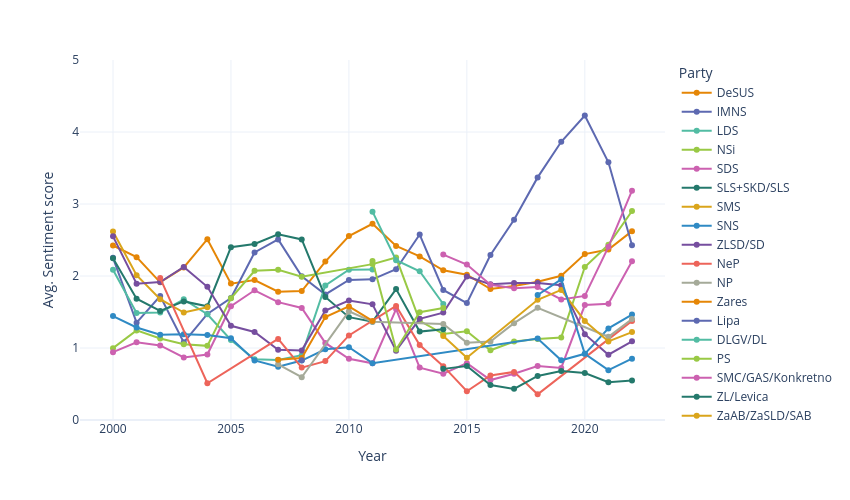

The cell this chart's notebook holds for it:
### Code cell
fig=px.line(party_sent, x="Year", y="Senti_n", color="Parties", markers=True, 
            color_discrete_sequence=px.colors.qualitative.Vivid)
fig.update_layout(
    height=500,  
    width=850,
    yaxis=dict(range=[0, 5]),

    yaxis_title='Avg. Sentiment score',
    legend_title='Party',
    template='plotly_white',
)

fig.show()

### Figure 1 — Plotly figure (JSON) as saved in the notebook; plotly's stock layout.template omitted (floating-point values rounded to 4 significant figures)
{"data": [{"hovertemplate": "Parties=DeSUS<br>Year=%{x}<br>Senti_n=%{y}<extra></extra>", "legendgroup": "DeSUS", "line": {"color": "rgb(229, 134, 6)", "dash": "solid"}, "marker": {"symbol": "circle"}, "mode": "lines+markers", "name": "DeSUS", "orientation": "v", "showlegend": true, "type": "scatter", "x": [2000, 2001, 2002, 2003, 2004, 2005, 2006, 2007, 2008, 2009, 2010, 2011, 2012, 2013, 2014, 2015, 2016, 2017, 2018, 2019, 2020, 2021, 2022], "xaxis": "x", "y": [2.424, 2.262, 1.912, 2.119, 2.511, 1.894, 1.945, 1.782, 1.79, 2.201, 2.554, 2.725, 2.417, 2.272, 2.078, 2.018, 1.82, 1.862, 1.92, 2.003, 2.304, 2.368, 2.623], "yaxis": "y"}, {"hovertemplate": "Parties=IMNS<br>Year=%{x}<br>Senti_n=%{y}<extra></extra>", "legendgroup": "IMNS", "line": {"color": "rgb(93, 105, 177)", "dash": "solid"}, "marker": {"symbol": "circle"}, "mode": "lines+markers", "name": "IMNS", "orientation": "v", "showlegend": true, "type": "scatter", "x": [2000, 2001, 2002, 2003, 2004, 2005, 2006, 2007, 2008, 2009, 2010, 2011, 2012, 2013, 2014, 2015, 2016, 2017, 2018, 2019, 2020, 2021, 2022], "xaxis": "x", "y": [2.252, 1.352, 1.722, 1.078, 1.473, 1.694, 2.327, 2.508, 1.996, 1.744, 1.945, 1.954, 2.093, 2.576, 1.807, 1.624, 2.291, 2.781, 3.37, 3.864, 4.229, 3.579, 2.428], "yaxis": "y"}, {"hovertemplate": "Parties=LDS<br>Year=%{x}<br>Senti_n=%{y}<extra></extra>", "legendgroup": "LDS", "line": {"color": "rgb(82, 188, 163)", "dash": "solid"}, "marker": {"symbol": "circle"}, "mode": "lines+markers", "name": "LDS", "orientation": "v", "showlegend": true, "type": "scatter", "x": [2000, 2001, 2002, 2003, 2004, 2005, 2006, 2007, 2008, 2009, 2010, 2011], "xaxis": "x", "y": [2.085, 1.487, 1.495, 1.675, 1.469, 1.111, 0.8422, 0.8327, 0.9009, 1.868, 2.088, 2.091], "yaxis": "y"}, {"hovertemplate": "Parties=NSi<br>Year=%{x}<br>Senti_n=%{y}<extra></extra>", "legendgroup": "NSi", "line": {"color": "rgb(153, 201, 69)", "dash": "solid"}, "marker": {"symbol": "circle"}, "mode": "lines+markers", "name": "NSi", "orientation": "v", "showlegend": true, "type": "scatter", "x": [2000, 2001, 2002, 2003, 2004, 2005, 2006, 2007, 2008, 2011, 2012, 2013, 2014, 2015, 2016, 2017, 2018, 2019, 2020, 2021, 2022], "xaxis": "x", "y": [0.9978, 1.244, 1.133, 1.052, 1.03, 1.691, 2.072, 2.086, 1.99, 2.165, 2.256, 1.378, 1.194, 1.234, 0.9684, 1.09, 1.126, 1.147, 2.125, 2.433, 2.903], "yaxis": "y"}, {"hovertemplate": "Parties=SDS<br>Year=%{x}<br>Senti_n=%{y}<extra></extra>", "legendgroup": "SDS", "line": {"color": "rgb(204, 97, 176)", "dash": "solid"}, "marker": {"symbol": "circle"}, "mode": "lines+markers", "name": "SDS", "orientation": "v", "showlegend": true, "type": "scatter", "x": [2000, 2001, 2002, 2003, 2004, 2005, 2006, 2007, 2008, 2009, 2010, 2011, 2012, 2013, 2014, 2015, 2016, 2017, 2018, 2019, 2020, 2021, 2022], "xaxis": "x", "y": [0.9426, 1.08, 1.036, 0.8689, 0.9094, 1.58, 1.802, 1.637, 1.556, 1.071, 0.8512, 0.7881, 1.54, 0.7278, 0.6425, 0.7895, 0.5548, 0.6417, 0.7485, 0.7235, 1.597, 1.615, 2.204], "yaxis": "y"}, {"hovertemplate": "Parties=SLS+SKD/SLS<br>Year=%{x}<br>Senti_n=%{y}<extra></extra>", "legendgroup": "SLS+SKD/SLS", "line": {"color": "rgb(36, 121, 108)", "dash": "solid"}, "marker": {"symbol": "circle"}, "mode": "lines+markers", "name": "SLS+SKD/SLS", "orientation": "v", "showlegend": true, "type": "scatter", "x": [2000, 2001, 2002, 2003, 2004, 2005, 2006, 2007, 2008, 2009, 2010, 2011, 2012, 2013, 2014], "xaxis": "x", "y": [2.247, 1.685, 1.514, 1.647, 1.58, 2.4, 2.446, 2.579, 2.508, 1.709, 1.429, 1.366, 1.819, 1.228, 1.261], "yaxis": "y"}, {"hovertemplate": "Parties=SMS<br>Year=%{x}<br>Senti_n=%{y}<extra></extra>", "legendgroup": "SMS", "line": {"color": "rgb(218, 165, 27)", "dash": "solid"}, "marker": {"symbol": "circle"}, "mode": "lines+markers", "name": "SMS", "orientation": "v", "showlegend": true, "type": "scatter", "x": [2000, 2001, 2002, 2003, 2004], "xaxis": "x", "y": [2.617, 2.011, 1.678, 1.493, 1.567], "yaxis": "y"}, {"hovertemplate": "Parties=SNS<br>Year=%{x}<br>Senti_n=%{y}<extra></extra>", "legendgroup": "SNS", "line": {"color": "rgb(47, 138, 196)", "dash": "solid"}, "marker": {"symbol": "circle"}, "mode": "lines+markers", "name": "SNS", "orientation": "v", "showlegend": true, "type": "scatter", "x": [2000, 2001, 2002, 2003, 2004, 2005, 2006, 2007, 2008, 2009, 2010, 2011, 2018, 2019, 2020, 2021, 2022], "xaxis": "x", "y": [1.444, 1.285, 1.185, 1.19, 1.181, 1.135, 0.8269, 0.741, 0.8259, 0.9828, 1.01, 0.789, 1.131, 0.8293, 0.9193, 1.272, 1.464], "yaxis": "y"}, {"hovertemplate": "Parties=ZLSD/SD<br>Year=%{x}<br>Senti_n=%{y}<extra></extra>", "legendgroup": "ZLSD/SD", "line": {"color": "rgb(118, 78, 159)", "dash": "solid"}, "marker": {"symbol": "circle"}, "mode": "lines+markers", "name": "ZLSD/SD", "orientation": "v", "showlegend": true, "type": "scatter", "x": [2000, 2001, 2002, 2003, 2004, 2005, 2006, 2007, 2008, 2009, 2010, 2011, 2012, 2013, 2014, 2015, 2016, 2017, 2018, 2019, 2020, 2021, 2022], "xaxis": "x", "y": [2.551, 1.892, 1.917, 2.125, 1.85, 1.308, 1.223, 0.9746, 0.9669, 1.521, 1.66, 1.606, 0.9635, 1.405, 1.491, 1.993, 1.886, 1.904, 1.904, 1.873, 1.193, 0.9069, 1.092], "yaxis": "y"}, {"hovertemplate": "Parties=NeP<br>Year=%{x}<br>Senti_n=%{y}<extra></extra>", "legendgroup": "NeP", "line": {"color": "rgb(237, 100, 90)", "dash": "solid"}, "marker": {"symbol": "circle"}, "mode": "lines+markers", "name": "NeP", "orientation": "v", "showlegend": true, "type": "scatter", "x": [2002, 2004, 2007, 2008, 2009, 2010, 2012, 2013, 2014, 2015, 2016, 2017, 2018, 2022], "xaxis": "x", "y": [1.971, 0.51, 1.127, 0.7278, 0.8182, 1.175, 1.583, 1.04, 0.7475, 0.3992, 0.6181, 0.6681, 0.3567, 1.376], "yaxis": "y"}, {"hovertemplate": "Parties=NP<br>Year=%{x}<br>Senti_n=%{y}<extra></extra>", "legendgroup": "NP", "line": {"color": "rgb(165, 170, 153)", "dash": "solid"}, "marker": {"symbol": "circle"}, "mode": "lines+markers", "name": "NP", "orientation": "v", "showlegend": true, "type": "scatter", "x": [2007, 2008, 2010, 2011, 2014, 2015, 2016, 2017, 2018, 2021, 2022], "xaxis": "x", "y": [0.7741, 0.5937, 1.509, 1.366, 1.332, 1.074, 1.091, 1.345, 1.558, 1.156, 1.401], "yaxis": "y"}, {"hovertemplate": "Parties=Zares<br>Year=%{x}<br>Senti_n=%{y}<extra></extra>", "legendgroup": "Zares", "line": {"color": "rgb(229, 134, 6)", "dash": "solid"}, "marker": {"symbol": "circle"}, "mode": "lines+markers", "name": "Zares", "orientation": "v", "showlegend": true, "type": "scatter", "x": [2007, 2008, 2009, 2010, 2011], "xaxis": "x", "y": [0.8379, 0.861, 1.43, 1.578, 1.376], "yaxis": "y"}, {"hovertemplate": "Parties=Lipa<br>Year=%{x}<br>Senti_n=%{y}<extra></extra>", "legendgroup": "Lipa", "line": {"color": "rgb(93, 105, 177)", "dash": "solid"}, "marker": {"symbol": "circle"}, "mode": "lines+markers", "name": "Lipa", "orientation": "v", "showlegend": true, "type": "scatter", "x": [2008], "xaxis": "x", "y": [0.8288], "yaxis": "y"}, {"hovertemplate": "Parties=DLGV/DL<br>Year=%{x}<br>Senti_n=%{y}<extra></extra>", "legendgroup": "DLGV/DL", "line": {"color": "rgb(82, 188, 163)", "dash": "solid"}, "marker": {"symbol": "circle"}, "mode": "lines+markers", "name": "DLGV/DL", "orientation": "v", "showlegend": true, "type": "scatter", "x": [2011, 2012, 2013, 2014], "xaxis": "x", "y": [2.894, 2.219, 2.066, 1.611], "yaxis": "y"}, {"hovertemplate": "Parties=PS<br>Year=%{x}<br>Senti_n=%{y}<extra></extra>", "legendgroup": "PS", "line": {"color": "rgb(153, 201, 69)", "dash": "solid"}, "marker": {"symbol": "circle"}, "mode": "lines+markers", "name": "PS", "orientation": "v", "showlegend": true, "type": "scatter", "x": [2011, 2012, 2013, 2014], "xaxis": "x", "y": [2.209, 0.9789, 1.496, 1.555], "yaxis": "y"}, {"hovertemplate": "Parties=SMC/GAS/Konkretno<br>Year=%{x}<br>Senti_n=%{y}<extra></extra>", "legendgroup": "SMC/GAS/Konkretno", "line": {"color": "rgb(204, 97, 176)", "dash": "solid"}, "marker": {"symbol": "circle"}, "mode": "lines+markers", "name": "SMC/GAS/Konkretno", "orientation": "v", "showlegend": true, "type": "scatter", "x": [2014, 2015, 2016, 2017, 2018, 2019, 2020, 2021, 2022], "xaxis": "x", "y": [2.297, 2.158, 1.879, 1.831, 1.846, 1.675, 1.724, 2.405, 3.185], "yaxis": "y"}, {"hovertemplate": "Parties=ZL/Levica<br>Year=%{x}<br>Senti_n=%{y}<extra></extra>", "legendgroup": "ZL/Levica", "line": {"color": "rgb(36, 121, 108)", "dash": "solid"}, "marker": {"symbol": "circle"}, "mode": "lines+markers", "name": "ZL/Levica", "orientation": "v", "showlegend": true, "type": "scatter", "x": [2014, 2015, 2016, 2017, 2018, 2019, 2020, 2021, 2022], "xaxis": "x", "y": [0.7101, 0.7501, 0.4852, 0.4324, 0.6112, 0.6806, 0.6535, 0.526, 0.5478], "yaxis": "y"}, {"hovertemplate": "Parties=ZaAB/ZaSLD/SAB<br>Year=%{x}<br>Senti_n=%{y}<extra></extra>", "legendgroup": "ZaAB/ZaSLD/SAB", "line": {"color": "rgb(218, 165, 27)", "dash": "solid"}, "marker": {"symbol": "circle"}, "mode": "lines+markers", "name": "ZaAB/ZaSLD/SAB", "orientation": "v", "showlegend": true, "type": "scatter", "x": [2014, 2015, 2018, 2019, 2020, 2021, 2022], "xaxis": "x", "y": [1.166, 0.8643, 1.669, 1.807, 1.376, 1.091, 1.221], "yaxis": "y"}, {"hovertemplate": "Parties=LMŠ<br>Year=%{x}<br>Senti_n=%{y}<extra></extra>", "legendgroup": "LMŠ", "line": {"color": "rgb(47, 138, 196)", "dash": "solid"}, "marker": {"symbol": "circle"}, "mode": "lines+markers", "name": "LMŠ", "orientation": "v", "showlegend": true, "type": "scatter", "x": [2018, 2019, 2020, 2021, 2022], "xaxis": "x", "y": [1.736, 1.953, 0.9187, 0.6924, 0.8517], "yaxis": "y"}], "layout": {"height": 500, "legend": {"title": {"text": "Party"}, "tracegroupgap": 0}, "margin": {"t": 60}, "width": 850, "xaxis": {"anchor": "y", "domain": [0, 1], "title": {"text": "Year"}}, "yaxis": {"anchor": "x", "domain": [0, 1], "range": [0, 5], "title": {"text": "Avg. Sentiment score"}}}}
